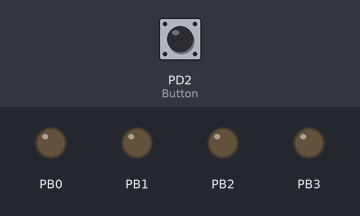
This program was run on a simulated ATmega328P, built with avr-gcc and emulated at 16 MHz. On the bench: output pins drawn as LEDs (lit = HIGH). The test bench sets the inputs (shaded band); at power-on: PD2 (Button) HIGH.

Above: at 1.2 s.
1.3 s: PD2 (Button) pulled LOW for 0.15 s
At 2.3 s:
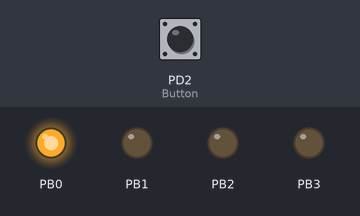
2.9 s: PD2 (Button) pulled LOW for 1 s
At 3.6 s:
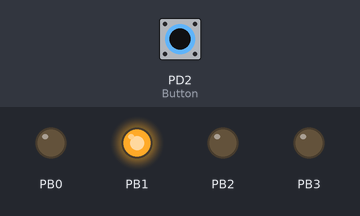
5.4 s: PD2 (Button) pulled LOW for 0.15 s
At 6.6 s:
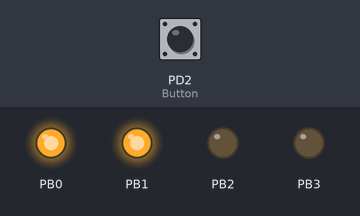
7.0 s: PD2 (Button) pulled LOW for 3.2 s
At 7.9 s:
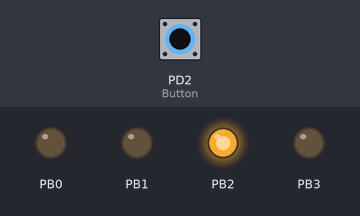
11.7 s: PD2 (Button) pulled LOW for 0.15 s
At 12.7 s:
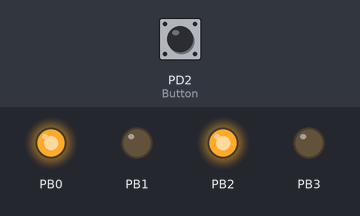
13.3 s: PD2 (Button) pulled LOW for 1 s
At 13.9 s:
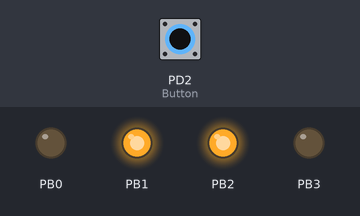
Timing chart, 0 to 16.3 s (numbered marks = the images above; inputs shaded):
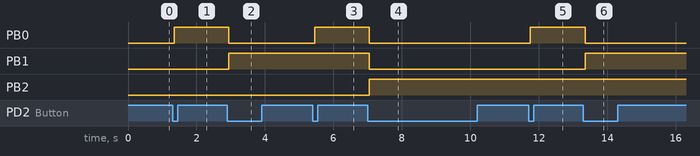

Measured:
- after the input at 1.3 s, PB0: LOW → HIGH after 0.05 s
- after the input at 2.9 s, PB0: HIGH → LOW after 0.05 s; PB1: LOW → HIGH after 0.05 s
- after the input at 5.4 s, PB0: LOW → HIGH after 0.05 s
- after the input at 7.0 s, PB0, PB1: HIGH → LOW after 0.05 s; PB2: LOW → HIGH after 0.05 s
- after the input at 11.7 s, PB0: LOW → HIGH after 0.05 s
- after the input at 13.3 s, PB0: HIGH → LOW after 0.05 s; PB1: LOW → HIGH after 0.05 s

The program:

main.c
```c
/*
 * GccApplication1.c
 *
 * Created: 24-06-2026 10:21:48
 * Author : hp
 */

#define F_CPU 16000000UL

#include <avr/io.h>
#include <util/delay.h>

uint8_t count = 0;


void DisplayBinary(uint8_t value)
{
	PORTB = (PORTB & 0xF0) | (value & 0x0F);
}

int main(void)
{
	// PB0-PB3 as Output
	DDRB |= 0x0F;

	// PD2 as Input
	DDRD &= ~(1<<PORTD2);

	// Internal Pull-up
	PORTD |= (1<<PORTD2);

	DisplayBinary(count);

	while (1)
	{
		if (!(PIND & (1<<PORTD2)))   // IF Button Pressed
		{
			_delay_ms(50);

			if (!(PIND & (1<<PORTD2)))
			{
				count++;

				if (count>15)
				{
					count = 0;
				}

				DisplayBinary(count);

				while (!(PIND & (1<<PORTD2))); // Wait for release
				_delay_ms(50);
			}
		}
	}
}
```
